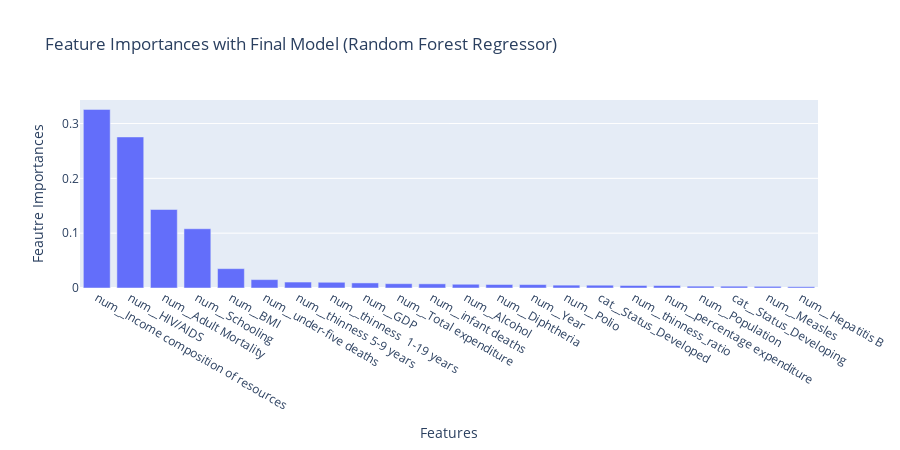

The code cell stored with this chart in its notebook:
### Code cell
#Feature Importance from our Final Model (RandomForestRegressor)
importances =  final_model.feature_importances_
fi_df = pd.Series(importances, index = full_pipeline.get_feature_names_out()).sort_values(ascending = False)
display(fi_df)

#Using plotly.express bar

fig = px.bar(
    fi_df,
    x = fi_df.index,
    y = fi_df.values,
    title = "Feature Importances with Final Model (Random Forest Regressor)"
)
fig.update_layout(xaxis_title = "Features", yaxis_title = "Feautre Importances", height = 450)
fig.show()

### Figure 1 — Plotly figure (JSON) as saved in the notebook; plotly's stock layout.template omitted (floating-point values rounded to 4 significant figures)
{"data": [{"alignmentgroup": "True", "hovertemplate": "index=%{x}<br>y=%{y}<extra></extra>", "legendgroup": "", "marker": {"color": "#636efa", "pattern": {"shape": ""}}, "name": "", "offsetgroup": "", "orientation": "v", "showlegend": false, "textposition": "auto", "type": "bar", "x": ["num__Income composition of resources", "num__HIV/AIDS", "num__Adult Mortality", "num__Schooling", "num__BMI", "num__under-five deaths", "num__thinness 5-9 years", "num__thinness  1-19 years", "num__GDP", "num__Total expenditure", "num__infant deaths", "num__Alcohol", "num__Diphtheria", "num__Year", "num__Polio", "cat__Status_Developed", "num__thinness_ratio", "num__percentage expenditure", "num__Population", "cat__Status_Developing", "num__Measles", "num__Hepatitis B"], "xaxis": "x", "y": [0.3258, 0.2755, 0.1432, 0.1081, 0.03529, 0.0153, 0.01087, 0.01045, 0.009267, 0.007873, 0.007596, 0.006858, 0.006395, 0.006256, 0.005208, 0.005089, 0.004577, 0.004465, 0.003374, 0.003279, 0.003019, 0.002347], "yaxis": "y"}], "layout": {"barmode": "relative", "height": 450, "legend": {"tracegroupgap": 0}, "title": {"text": "Feature Importances with Final Model (Random Forest Regressor)"}, "xaxis": {"anchor": "y", "domain": [0, 1], "title": {"text": "Features"}}, "yaxis": {"anchor": "x", "domain": [0, 1], "title": {"text": "Feautre Importances"}}}}
